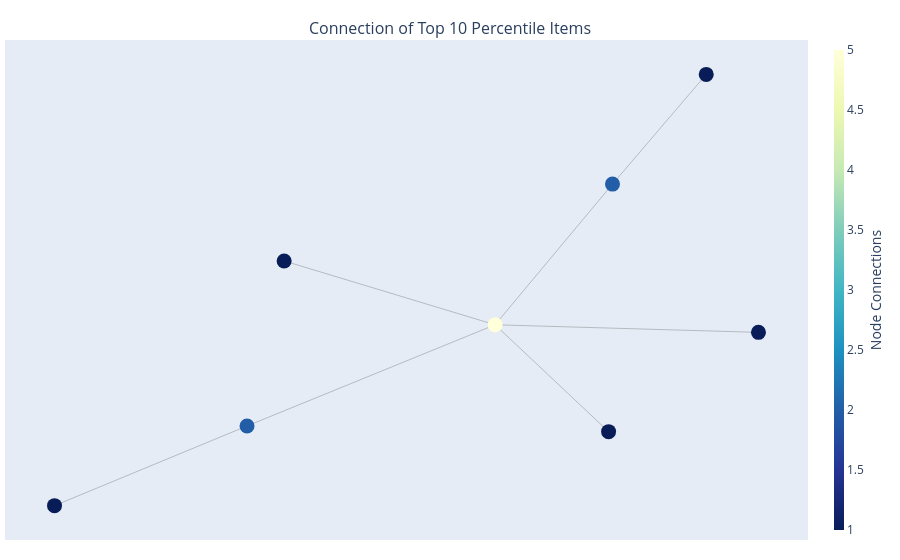

Notebook cell for this chart:
### Markdown cell above
**Network Diagram**

### Code cell
# plot the network to see the connections between the top 10 percentile items
network_A = list(imp_rules["antecedents"].unique())
network_B = list(imp_rules["consequents"].unique())
node_list = list(set(network_A+network_B))
G = nx.Graph()
for i in node_list:
    G.add_node(i)
for i,j in imp_rules.iterrows():
    G.add_edges_from([(j["antecedents"],j["consequents"])])
pos = nx.spring_layout(G, k=0.5, dim=2, iterations=400)
for n, p in pos.items():
    G.nodes[n]['pos'] = p

edge_trace = go.Scatter(
    x=[],
    y=[],
    line=dict(width=0.5,color='#888'),
    hoverinfo='none',
    mode='lines')
for edge in G.edges():
    x0, y0 = G.nodes[edge[0]]['pos']
    x1, y1 = G.nodes[edge[1]]['pos']
    edge_trace['x'] += tuple([x0, x1, None])
    edge_trace['y'] += tuple([y0, y1, None])

node_trace = go.Scatter(
    x=[],
    y=[],
    text=[],
    mode='markers',
    hoverinfo='text',
    marker=dict(
        showscale=True,
        colorscale='YlGnBu',
        reversescale=True,
        color=[],
        size=15,
        colorbar=dict(
            thickness=10,
            title='Node Connections',
            xanchor='left',
            titleside='right'
        ),
        line=dict(width=0)))
for node in G.nodes():
    x, y = G.nodes[node]['pos']
    node_trace['x'] += tuple([x])
    node_trace['y'] += tuple([y])

for node, adjacencies in enumerate(G.adjacency()):
    node_trace['marker']['color']+=tuple([len(adjacencies[1])])
    node_info = str(adjacencies[0]) +' has {} connections'.format(str(len(adjacencies[1])))
    node_trace['text']+=tuple([node_info])

fig = go.Figure(data=[edge_trace, node_trace],
             layout=go.Layout(
                title='Connection of Top 10 Percentile Items',
                titlefont=dict(size=16),
                showlegend=False,
                hovermode='closest',
                margin=dict(b=20,l=5,r=5,t=40),
                xaxis=dict(showgrid=False, zeroline=False, showticklabels=False),
                yaxis=dict(showgrid=False, zeroline=False, showticklabels=False)))
fig.update_layout(title_x=0.5, title_y=0.96)
iplot(fig)

### Figure 1 — Plotly figure (JSON) as saved in the notebook; plotly's stock layout.template omitted (floating-point values rounded to 4 significant figures)
{"data": [{"hoverinfo": "none", "line": {"color": "#888", "width": 0.5}, "mode": "lines", "type": "scatter", "x": [-0.4124, -0.7672, null, -0.4124, 0.04474, null, -0.344, 0.04474, null, 0.5301, 0.04474, null, 0.4338, 0.2611, null, 0.04474, 0.2611, null, 0.04474, 0.2539, null], "y": [-0.4463, -0.7739, null, -0.4463, -0.03004, null, 0.2326, -0.03004, null, -0.06126, -0.03004, null, 1, 0.5486, null, -0.03004, 0.5486, null, -0.03004, -0.4697, null]}, {"hoverinfo": "text", "marker": {"color": [2, 1, 1, 1, 1, 5, 2, 1], "colorbar": {"thickness": 10, "title": {"side": "right", "text": "Node Connections"}, "xanchor": "left"}, "colorscale": [[0, "rgb(255,255,217)"], [0.125, "rgb(237,248,177)"], [0.25, "rgb(199,233,180)"], [0.375, "rgb(127,205,187)"], [0.5, "rgb(65,182,196)"], [0.625, "rgb(29,145,192)"], [0.75, "rgb(34,94,168)"], [0.875, "rgb(37,52,148)"], [1, "rgb(8,29,88)"]], "line": {"width": 0}, "reversescale": true, "showscale": true, "size": 15}, "mode": "markers", "text": ["Bawang Putih  has 2 connections", "Ikan Kembong  has 1 connections", "Sosis Borella 340g has 1 connections", "Non-Woven Bag PcsS has 1 connections", "Bawang Merah Kecil  has 1 connections", "Non-Woven Bag PcsM has 5 connections", "Chicken Leg Quarter/ Paha Besar  has 2 connections", "Sosis Perdix 340g has 1 connections"], "type": "scatter", "x": [-0.4124, -0.344, 0.5301, 0.4338, -0.7672, 0.04474, 0.2611, 0.2539], "y": [-0.4463, 0.2326, -0.06126, 1, -0.7739, -0.03004, 0.5486, -0.4697]}], "layout": {"hovermode": "closest", "margin": {"b": 20, "l": 5, "r": 5, "t": 40}, "showlegend": false, "title": {"font": {"size": 16}, "text": "Connection of Top 10 Percentile Items", "x": 0.5, "y": 0.96}, "xaxis": {"showgrid": false, "showticklabels": false, "zeroline": false}, "yaxis": {"showgrid": false, "showticklabels": false, "zeroline": false}}}
